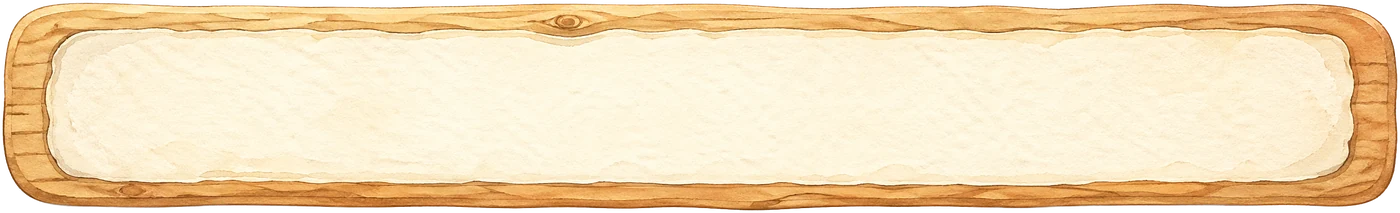
#> input picture assets/ui/menu_card_base_01.webp, 1400 x 213 px; its folder holds only this picture in this run
$ python generate_paper_masks.py
#> lines starting #> are read from the running program, lines starting #| are printed output that depends on the picture; after the words box and inside, x2 and y2 are one past the last pixel; in counts of white or black regions, pixels touching at a corner belong together
# -*- coding: utf-8 -*-
"""
Generate cream paper masks aligned exactly to menu_card_base_0{1-4}.webp.

Problem fixed:
  Existing wood_panel_mask{1-4}.png have aspect ratios (~8:1 to ~9:1) that do
  not match the panel images (~5.8:1). When CSS mask-image stretches the mask
  to cover the panel, the white-alpha area overflows the cream paper region
  and leaks into the wood frame, causing background peek to show on the
  wooden border.

Solution (plan case C):
  Generate masks with EXACT same pixel size and aspect as each panel, by
  threshold-extracting the cream area from the panel itself.

Output:
  assets/ui/menu_card_paper_mask_0{1-4}.png  (RGBA, same size as panel,
                                              alpha=255 over cream paper)
"""
from pathlib import Path
import numpy as np
from PIL import Image, ImageFilter

ROOT = Path(__file__).resolve().parent.parent
SRC_DIR = ROOT / "assets" / "ui"

# Measured cream color of all 4 panels (avg ~R253 G243 B216).
CREAM = np.array([253, 243, 216], dtype=np.int16)
# Distance threshold in RGB Euclidean space. Wood frame is R~150-230 G~70-200
# B~40-150 so distance from cream is >>80. Threshold 60 keeps cream-side
# tolerance loose without bleeding into wood.
THRESHOLD = 60
# Erode by 1 px to add a 1px safety margin away from the cream/wood seam.
ERODE_PX = 1
# Gaussian blur to retain torn-paper soft edges (in pixels).
BLUR_RADIUS = 2.0


def generate(panel_idx: int) -> None:
#> called with panel_idx = 1
    src_path = SRC_DIR / f"menu_card_base_0{panel_idx}.webp"
    dst_path = SRC_DIR / f"menu_card_paper_mask_0{panel_idx}.png"

    src = Image.open(src_path).convert("RGBA")
#> src is the input picture: PIL image 1400x213 RGBA; mean R, G, B, A 230.1, 206.2, 169.2, 237.3
    arr = np.array(src)
    rgb = arr[..., :3].astype(np.int32)
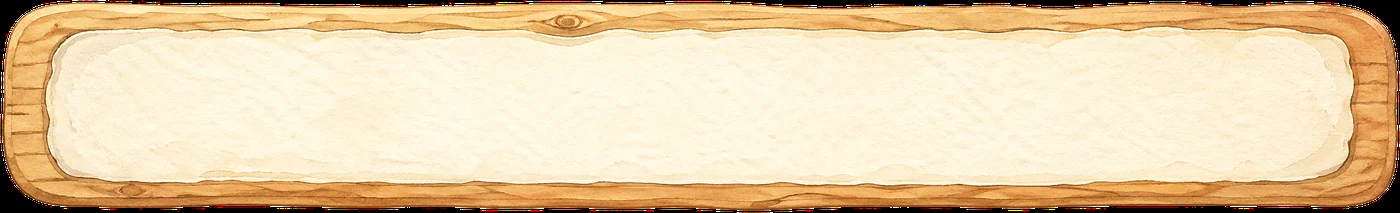
#> rgb: shape (213, 1400, 3) int32; mean R, G, B 230.1, 206.2, 169.2
    alpha_src = arr[..., 3]
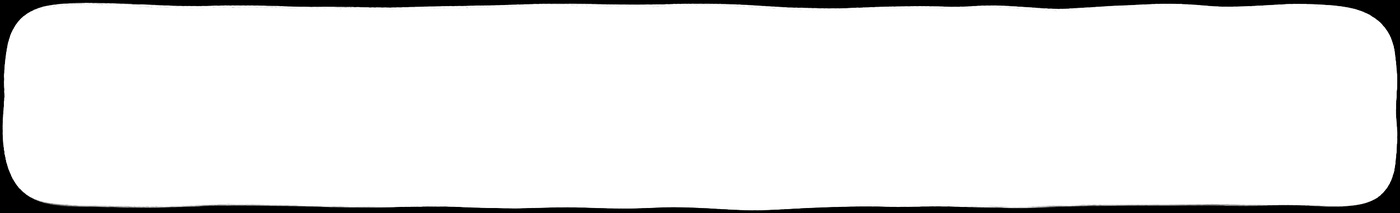
#> alpha_src: shape (213, 1400); min 0, max 255, mean 237.3
    diff = rgb - CREAM.astype(np.int32)
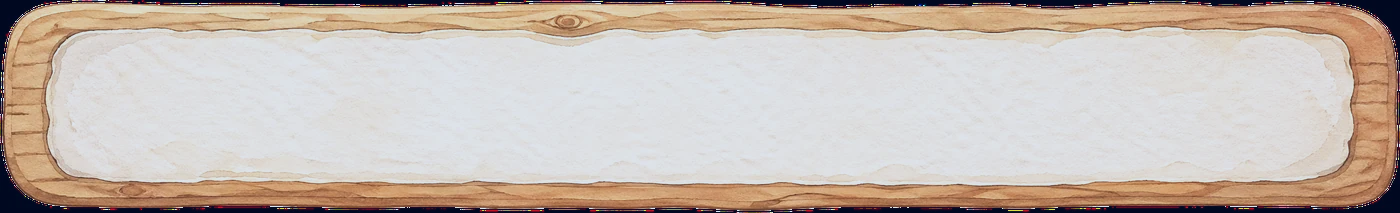
#> diff: shape (213, 1400, 3) int32; mean R, G, B -22.9, -36.8, -46.8; drawn with min black and max white
    dist_sq = (diff * diff).sum(axis=-1)
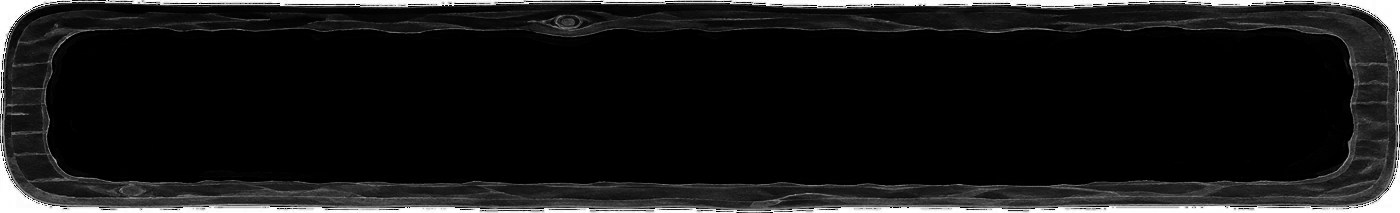
#> dist_sq: shape (213, 1400) int64; min 1, max 169714, mean 16390.3; drawn with min black and max white
    # Compare squared distance against squared threshold to avoid sqrt of
    # large unsigned overflow on edge pixels.
    mask = ((dist_sq < THRESHOLD * THRESHOLD) & (alpha_src > 200)).astype(np.uint8) * 255
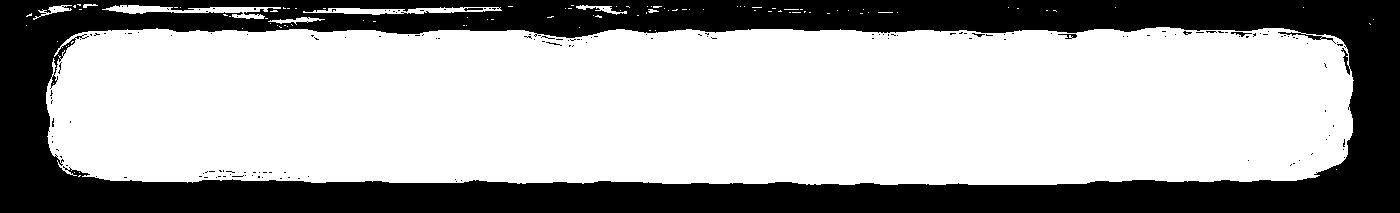
#> mask: shape (213, 1400); 66.1% white; 165 black regions (160 under 20 px), largest, box (x1, y1, x2, y2) and area: (0, 0, 1400, 213) 100476, (1058, 34, 1077, 39) 45, (1231, 32, 1252, 37) 43, (464, 8, 483, 11) 38, (972, 33, 985, 37) 22

    mask_img = Image.fromarray(mask, mode="L")
    if ERODE_PX > 0:
        # MinFilter erodes (shrinks white area) — kernel size must be odd.
        mask_img = mask_img.filter(ImageFilter.MinFilter(2 * ERODE_PX + 1))
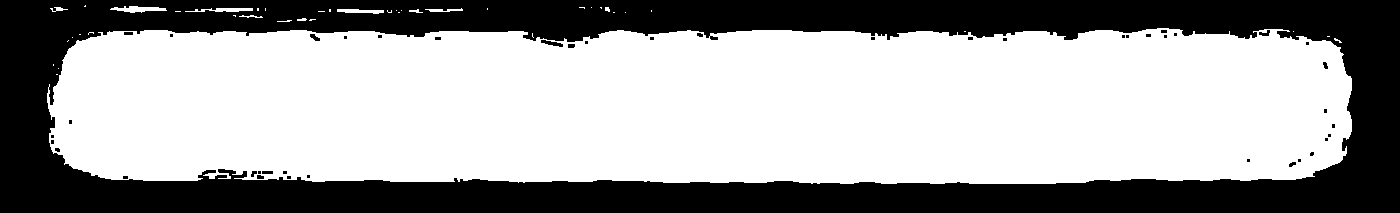
#> mask_img: PIL image 1400x213 L; 63.7% white; 44 black regions (32 under 20 px), largest, box (x1, y1, x2, y2) and area: (0, 0, 1400, 213) 107610, (541, 40, 563, 47) 76, (310, 34, 320, 41) 41
    if BLUR_RADIUS > 0:
        mask_img = mask_img.filter(ImageFilter.GaussianBlur(BLUR_RADIUS))
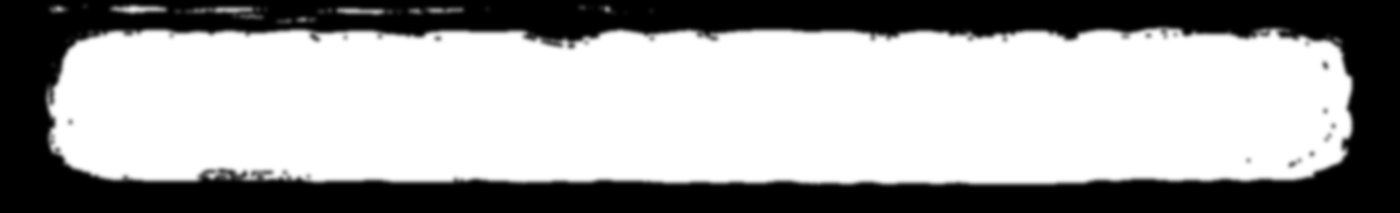
#> mask_img: PIL image 1400x213 L; min 0, max 255, mean 162.4

    out = Image.new("RGBA", src.size, (255, 255, 255, 0))
    out.putalpha(mask_img)
    out.save(dst_path, optimize=True)
    coverage = float((np.array(mask_img) > 128).mean()) * 100.0
#> coverage = 63.55
    print(
        f"generated {dst_path.name} size={src.size} coverage={coverage:.1f}%"
    )
#| generated menu_card_paper_mask_01.png size=(1400, 213) coverage=63.6%


def main() -> None:
    for i in range(1, 5):
        generate(i)


if __name__ == "__main__":
#> (the run stopped early here; a loop or call above may not have finished)
